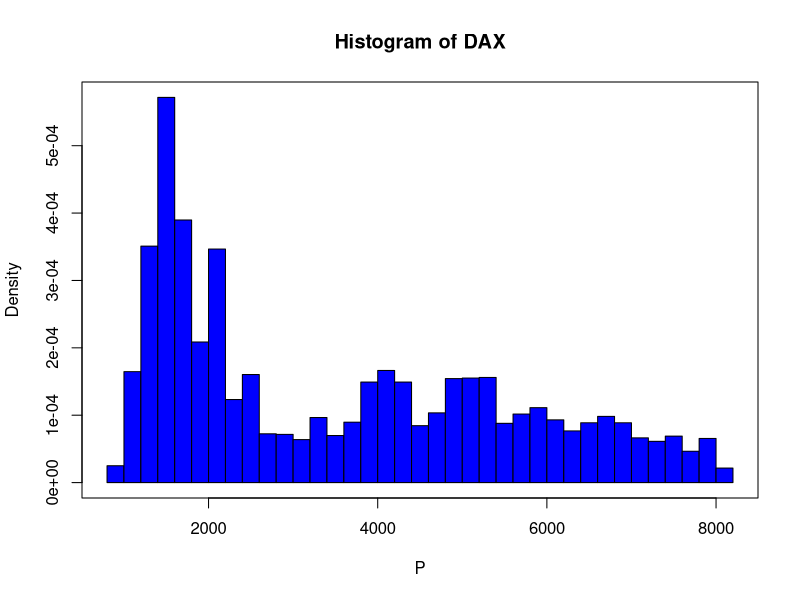

Reproduce this figure in R.
##### CAM113 yafei.xu@hu-berlin.de

# read data dax140624.csv from https://raw.githubusercontent.com/YafeiXu/CAMquantlet/master/DAX19902014.csv
# replace the path of the working directory if necessary
setwd("C:/R")
d=read.csv("dax140624.csv")
DateInput=as.Date(d[,1])
numOfDate=as.numeric(as.Date(c(DateInput)))
newDF=data.frame(d,numOfDate)
sortNewDF=newDF[order(newDF[,3]),]
newDF2=data.frame(sortNewDF,seq(1,length(newDF[,3]),length.out=length(newDF[,3]))) 
P=newDF2[,2]
# plot histogram
hist(P, prob=TRUE, 12,main="Histogram of DAX",col="Blue",freq=F,breaks = 37) 
box() 
